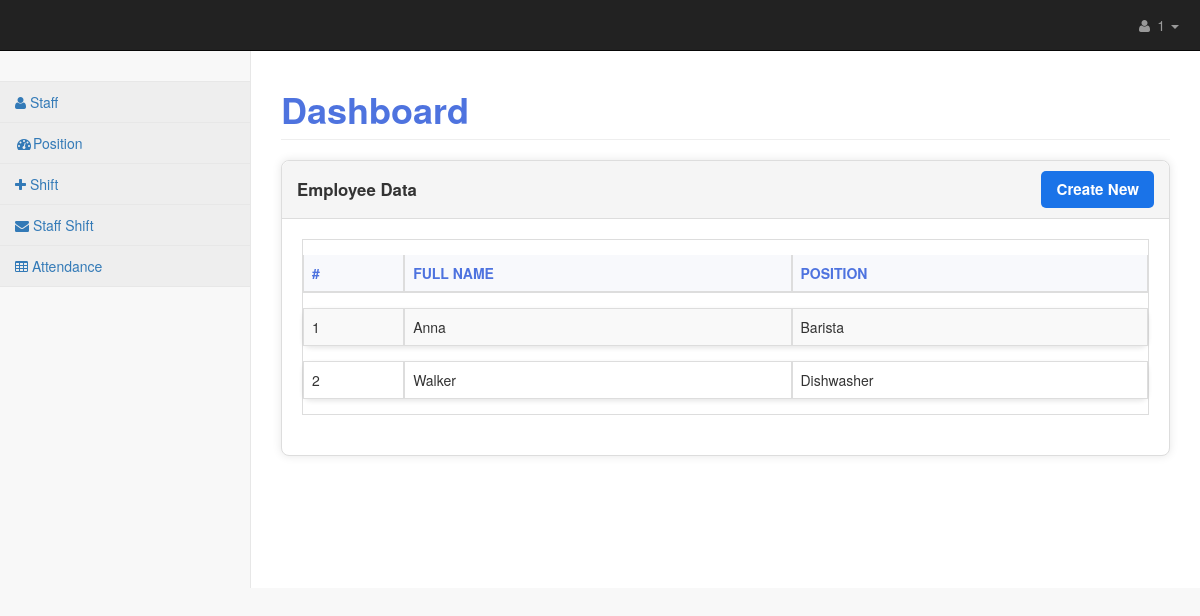
Page /shift/filtered/4/ (signed in) on the committed database.
### main/models.py (models this page shows, shortened)
class StaffShift(models.Model):
    employee = models.ForeignKey(Employee, on_delete=models.CASCADE)
    shift = models.ForeignKey(Shift, on_delete=models.CASCADE)

class Employee(models.Model):
    full_name = models.CharField(max_length=100)
    is_active = models.BooleanField(default=True)
    position = models.ForeignKey(Position, on_delete=models.CASCADE)

class Position(models.Model):
    name = models.CharField(max_length=100)
    def __str__(self):
        return self.name

### main/shift/views.py (the view)
# urls.py: path('filtered/<int:id>/', views.filtered, name='shift_filtered'),
@login_required(login_url='login')
def filtered(request, id):
    shift_staff = models.StaffShift.objects.filter(shift=id)
    return render(request, 'dashboard/shift/filtered.html', {"shift_staff":shift_staff})

### templates/dashboard/shift/filtered.html (shortened to what this page needs)
{% extends 'base.html' %}
{% block content %}
<div id="page-wrapper">
    <div class="row">
        <div class="col-lg-12">
            <h1 class="page-header">Dashboard</h1>
        </div>
        <div class="col-lg-12">
            <div class="panel panel-default">
                <div class="panel-heading">
                    Employee Data
                    <a href="{% url 'staff_create' %}" class="btn-create">Create New</a>
                </div>
                <div class="panel-body">
                    <div class="dataTable_wrapper">
                        <table class="table table-striped table-bordered table-hover" id="dataTables-example">
                            <thead>
                                <tr>
                                    <th>#</th>
                                    <th>Full Name</th>
                                    <th>Position</th>
                                </tr>
                            </thead>
                            <tbody>
                                {% for staff in shift_staff %}
                                <tr class="gradeU">
                                    <td>{{ forloop.counter }}</td>
                                    <td>{{ staff.employee.full_name }}</td>
                                    <td>{{ staff.employee.position }}</td>
                                </tr>
                                {% endfor %}
                            </tbody>
                        </table>
                    </div>
                </div>
            </div>
        </div>
    </div>
</div>
{% endblock %}

### templates/base.html (shortened to what this page needs)
<!DOCTYPE html>
<html lang="en">
    {%load static %}
    <head>
        <link rel="stylesheet" href="https://cdnjs.cloudflare.com/ajax/libs/font-awesome/5.15.3/css/all.min.css">
        <link href="{% static 'css/bootstrap.min.css'%}" rel="stylesheet">
        <link href="{% static 'css/metisMenu.min.css'%}" rel="stylesheet">
        <link href="{% static 'css/timeline.css'%}" rel="stylesheet">
        <link href="{% static 'css/startmin.css'%}" rel="stylesheet">
        <link href="{% static 'css/morris.css'%}" rel="stylesheet">
        <link href="{% static 'css/font-awesome.min.css'%}" rel="stylesheet" type="text/css">
    </head>
    <body>
        <div id="wrapper">
            <nav class="navbar navbar-inverse navbar-fixed-top" role="navigation">
                <ul class="nav navbar-right navbar-top-links">
                    <li class="dropdown">
                        <a class="dropdown-toggle" data-toggle="dropdown" href="#">
                            <i class="fa fa-user fa-fw"></i> {{request.user.username}} <b class="caret"></b>
                        </a>
                    </li>
                </ul>
                <div class="navbar-default sidebar" role="navigation">
                    <div class="sidebar-nav navbar-collapse">
                        <ul class="nav" id="side-menu">
                            <li class="sidebar-search">
                            </li>
                            <li>
                                <a href="{% url 'staff_list' %}" class="active"><i class="fa fa-user"></i> Staff</a>
                            </li>
                            <li>
                                <a href="{% url 'position_list' %}" class="active"><i class="fa fa-dashboard fa-fw"></i>Position</a>
                            </li>
                            <li>
                                <a href="{% url 'shift_list' %}" class="active"><i class="fa fa-plus"></i> Shift</a>
                            </li>
                            <li>
                                <a href="{% url 'staffShift_list' %}" class="active"><i class="fa fa-envelope"></i> Staff Shift</a>
                            </li>
                            <li>
                                <a href="{% url 'attendance_list' %}" class="active"><i class="fa fa-table"></i> Attendance</a>
                            </li>
                        </ul>
                    </div>
                </div>
            </nav>
        {% block content %}
        {% endblock %}
        </div>
    </body>
</html>

### static/css/startmin.css (style rules this page uses)
body { background-color: #f8f8f8; }
#wrapper { width: 100%; }
#page-wrapper { padding: 30px 15px 0 15px; min-height: 568px; background-color: #fff; }
@media (min-width:768px) { #page-wrapper { position: inherit; margin-left: 250px; padding: 30px 30px 0 30px; border-left: 1px solid #e7e7e7; } }
.navbar-right { text-align: right; }
.navbar-top-links { margin: 0; }
.navbar-top-links li { display: inline-block; }
.navbar-top-links li:last-child { margin-right: 6px; }
.navbar-top-links li a { padding: 15px; min-height: 50px; }
.navbar-top-links>li>a { color: #999; }
.sidebar .sidebar-nav.navbar-collapse { padding-right: 0; padding-left: 0; }
.sidebar .sidebar-search { padding: 15px; }
.sidebar ul li { border-bottom: 1px solid #e7e7e7; }
.sidebar ul li a.active { background-color: #eee; }
@media (min-width:768px) { .sidebar { z-index: 1; position: absolute; width: 250px; margin-top: 51px; } }

### templates/dashboard/shift/filtered.html (style rules this page uses)
#page-wrapper { margin-top: 20px; }
.page-header { color: #4e73df; font-weight: bold; }
.panel { border-radius: 8px; box-shadow: 0 0 10px rgba(0, 0, 0, 0.1); }
.panel-heading { background-color: #4e73df; color: #fff; font-size: 1.2em; font-weight: bold; padding: 10px 15px; border-radius: 8px 8px 0 0; }
.panel-body { padding: 20px; }
.table { border-collapse: separate; border-spacing: 0 15px; }
.table thead th { background-color: #f8f9fc; color: #4e73df; font-weight: bold; border: none; text-transform: uppercase; }
.table tbody tr { background-color: #fff; border-radius: 8px; box-shadow: 0 2px 5px rgba(0, 0, 0, 0.1); transition: all 0.3s ease-in-out; }
.table tbody td { vertical-align: middle; padding: 15px; border-top: none; }
.panel-heading { background-color: #4e73df; color: #fff; font-size: 1.2em; font-weight: bold; padding: 10px 15px; border-radius: 8px 8px 0 0; display: flex; justify-content: space-between; align-items: center; }
.btn-create { background-color: #1a73e8; color: #fff; padding: 8px 15px; font-size: 0.9em; border-radius: 5px; text-decoration: none; transition: background-color 0.3s ease-in-out; }

### rows in the picture
StaffShift: employee.full_name "Anna", employee.position "Barista"
StaffShift: employee.full_name "Walker", employee.position "Dishwasher"

### other values in the picture
{{ request.user.username }} "1"
